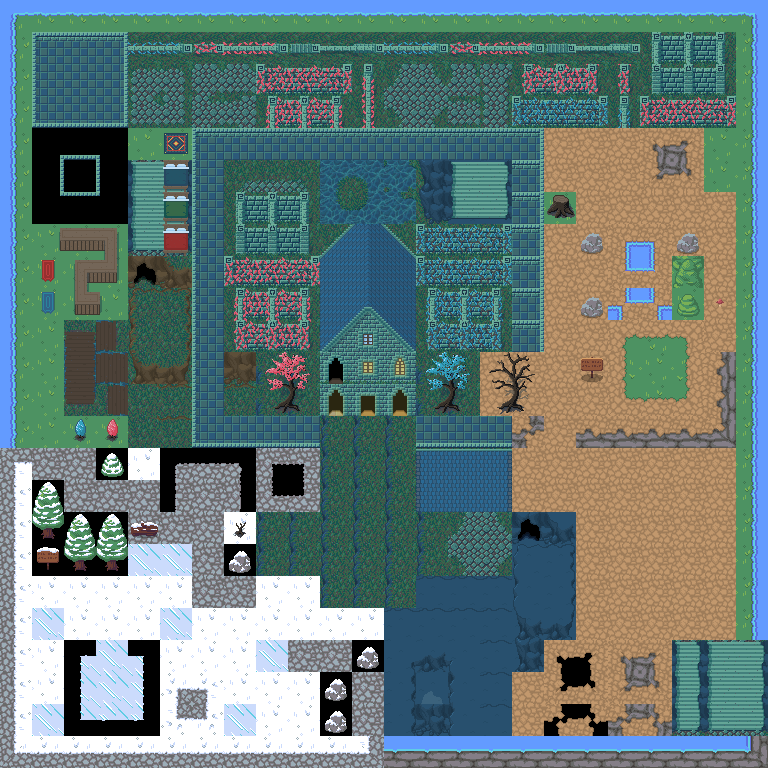

Below is a game level as drawn by its tile map, then a one-line description and the .tmx file that defines it, in full:
An orthogonal 24x24 tile map with 32x32 px tiles, 3 tile layers (Tile Layer 1, Tile Layer 2, Tile Layer 3), 3 tilesets.

<map version="1.5" tiledversion="1.7.2" orientation="orthogonal" renderorder="right-down" width="24" height="24" tilewidth="32" tileheight="32" infinite="0" nextlayerid="5" nextobjectid="1">
 <tileset firstgid="1" source="NatureRPGTileset.tsx" />
 <tileset firstgid="181" source="IceTileset.tsx" />
 <tileset firstgid="361" source="TwilightTownTileset.tsx" />
 <layer id="1" name="Tile Layer 1" width="24" height="24">
  <data encoding="csv">
87,87,87,87,87,87,87,87,87,87,87,87,87,87,87,87,87,87,87,87,87,87,87,87,
87,87,87,87,87,87,87,87,87,87,87,87,87,87,87,87,87,87,87,87,87,87,87,87,
87,87,87,87,87,87,87,87,87,87,87,87,87,87,87,87,87,87,87,87,87,87,87,87,
87,87,87,87,87,87,87,87,87,87,87,87,87,87,87,87,87,87,87,87,0,0,0,0,
0,0,0,0,0,0,0,0,0,0,0,0,0,0,0,87,87,43,43,43,43,43,0,0,
0,0,0,0,0,0,0,0,0,0,0,0,0,0,0,0,87,43,43,43,43,43,0,0,
0,0,0,0,0,0,0,0,0,0,0,0,0,0,0,0,0,87,43,43,43,43,43,43,
0,0,0,0,0,0,0,0,0,0,0,0,0,0,0,0,0,0,87,87,87,43,43,43,
0,0,0,0,0,0,0,0,0,0,0,0,0,0,0,0,0,0,0,0,87,87,43,43,
0,0,0,0,0,0,0,0,0,0,0,0,0,0,0,0,0,0,0,0,0,87,87,87,
0,0,0,0,0,0,0,0,0,0,0,0,0,0,0,0,0,0,0,0,0,0,0,87,
0,0,0,0,0,0,0,0,690,690,690,690,690,690,690,147,147,0,0,0,0,0,0,0,
0,0,0,0,0,0,0,0,690,690,690,690,690,690,690,147,147,0,0,0,0,0,0,0,
0,0,0,0,0,0,0,0,0,0,671,0,0,0,0,0,0,0,0,0,0,0,0,0,
0,0,0,0,0,0,0,0,0,0,671,0,0,0,0,0,0,0,0,0,0,0,0,0,
0,0,0,0,0,0,0,0,0,0,671,0,0,0,0,0,0,0,0,0,0,0,0,0,
0,0,0,0,0,0,0,499,0,0,0,0,0,0,0,0,0,0,0,0,0,0,0,0,
0,0,0,0,0,0,0,0,0,0,0,0,0,0,0,0,0,0,0,0,0,0,0,0,
0,0,0,0,0,0,0,0,0,0,0,0,0,0,0,0,0,0,0,0,0,0,0,0,
0,0,0,0,0,0,0,0,0,0,0,0,0,0,0,0,0,0,0,0,0,0,0,0,
0,0,0,0,0,0,0,0,0,0,0,0,0,0,0,0,0,0,0,0,0,0,0,0,
0,0,0,0,0,0,0,0,0,0,0,0,0,0,0,0,0,0,0,0,0,0,0,0,
0,0,0,0,0,0,0,0,0,0,0,0,0,0,0,0,0,0,0,0,0,0,0,0,
0,0,0,0,0,0,0,0,0,0,0,0,0,0,0,0,0,0,0,0,0,0,0,0
</data>
 </layer>
 <layer id="2" name="Tile Layer 2" width="24" height="24">
  <data encoding="csv">
66,67,67,67,67,67,67,67,67,67,67,67,67,67,67,67,67,67,67,67,67,67,67,68,
86,369,370,371,142,0,142,0,0,0,0,0,0,0,0,0,0,67,67,0,0,0,0,88,
86,389,390,391,0,0,0,142,0,0,0,0,0,0,0,0,0,0,0,0,0,0,0,88,
86,409,410,411,0,0,0,0,142,0,0,0,0,0,0,0,0,0,0,0,142,142,142,88,
86,473,474,475,142,142,369,370,370,370,370,370,370,370,370,370,371,147,0,0,139,140,142,88,
86,493,494,495,717,718,389,361,362,363,561,562,563,726,606,608,371,147,147,147,159,160,142,88,
86,513,514,515,737,738,389,385,386,387,581,582,583,746,626,628,371,500,0,0,0,0,0,88,
86,142,142,142,757,758,389,405,406,407,396,397,398,485,486,487,371,147,147,74,75,0,0,88,
86,142,142,142,641,642,389,425,426,427,416,417,418,485,486,487,371,147,147,94,95,0,0,88,
86,142,142,142,661,662,389,445,446,447,436,437,438,505,506,507,371,147,147,114,115,142,147,88,
86,142,142,142,681,682,389,465,466,467,456,457,458,525,526,527,371,147,147,61,62,63,142,88,
86,142,142,142,701,702,389,724,559,560,570,571,572,519,520,599,600,147,147,81,82,83,142,88,
86,142,142,142,721,722,389,744,579,580,590,591,592,539,540,619,620,147,147,101,102,103,142,88,
86,142,142,142,741,742,409,410,410,410,686,686,686,410,410,410,179,176,177,177,177,177,178,88,
241,327,327,202,322,306,307,308,309,310,686,686,686,516,517,518,92,92,92,92,92,92,92,88,
261,181,327,327,327,326,327,328,329,330,686,686,686,536,537,538,92,92,92,92,92,92,92,88,
261,201,181,181,327,327,327,322,686,686,686,686,686,686,461,462,651,652,92,92,92,92,92,88,
261,183,201,201,222,222,327,203,686,686,686,686,686,686,481,482,671,672,92,92,92,92,92,88,
261,322,322,322,322,322,327,327,322,322,686,686,686,754,754,754,691,692,92,92,92,92,92,88,
261,332,322,322,322,332,322,322,322,322,322,322,754,754,754,754,711,712,92,92,92,92,92,88,
261,322,311,332,313,322,322,322,332,327,327,203,693,694,695,754,731,129,130,139,140,717,718,38,
261,322,331,332,333,244,245,322,322,322,203,327,713,714,715,754,92,149,150,159,160,737,738,38,
261,332,351,352,353,264,265,332,322,322,203,327,733,734,735,754,92,169,170,179,180,757,758,38,
281,282,282,282,282,282,282,282,282,282,282,283,57,57,57,57,57,57,57,57,57,57,57,58
</data>
 </layer>
 <layer id="4" name="Tile Layer 3" width="24" height="24">
  <data encoding="csv">
0,0,0,0,0,0,0,0,0,0,0,0,0,0,0,0,0,0,0,0,0,0,0,0,
0,0,0,0,2684355068,2684355048,2684355028,2684355008,2684354988,2684354968,2684354948,2684354928,2684355068,2684355048,2684355028,2684355008,2684354988,2684354968,2684354948,2684354928,385,386,387,0,
0,0,0,0,421,422,423,424,425,426,427,428,461,462,463,464,465,466,467,468,405,406,407,0,
0,0,0,0,441,442,443,444,445,446,447,448,481,482,483,484,485,486,487,488,425,426,427,0,
0,0,0,0,0,700,0,0,0,0,0,0,0,0,0,0,0,0,0,0,0,0,0,0,
0,0,0,0,717,720,0,0,0,0,0,0,0,0,0,0,0,0,0,0,0,0,0,0,
0,0,0,0,737,740,0,0,0,0,0,0,0,0,0,0,0,0,0,0,0,0,0,0,
0,636,637,638,757,760,0,0,0,0,0,0,0,0,0,0,0,0,23,0,0,23,0,0,
0,656,657,658,0,0,0,0,0,0,0,0,0,0,0,0,0,0,0,0,0,2,147,0,
0,676,677,678,0,0,0,0,0,0,0,0,0,0,0,0,0,0,23,0,0,22,4,0,
0,0,379,380,0,0,0,0,0,0,0,0,0,0,0,0,0,0,0,0,0,0,157,0,
0,0,399,400,0,0,0,0,0,0,0,0,0,0,0,0,0,0,3,0,0,0,158,0,
0,0,419,420,743,744,0,0,0,0,0,0,0,0,0,0,0,0,0,0,0,0,158,0,
0,0,479,480,743,744,0,0,0,0,0,0,0,0,0,0,0,92,0,0,0,0,0,0,
0,0,0,0,0,0,0,0,0,0,0,0,0,0,0,0,0,0,0,0,0,0,0,0,
0,0,0,0,0,0,0,0,0,0,0,0,0,0,0,0,0,0,0,0,0,0,0,0,
0,0,0,0,184,0,0,499,0,0,0,0,0,0,0,0,0,0,0,0,0,0,0,0,
0,0,0,0,0,0,0,0,0,0,0,0,0,0,0,0,0,0,0,0,0,0,0,0,
0,0,0,0,0,0,0,0,0,0,0,0,0,0,0,0,0,0,0,0,0,0,0,0,
0,0,0,0,0,0,0,0,0,0,0,0,0,0,0,0,0,0,0,0,0,0,0,0,
0,0,0,0,0,0,0,0,0,0,0,0,0,0,0,0,0,0,0,0,0,716,717,718,
0,0,0,0,0,0,0,0,0,0,0,0,0,0,0,0,0,0,0,0,0,736,737,738,
0,0,0,0,0,0,0,0,0,0,0,0,0,0,0,0,0,0,0,0,0,756,757,758,
0,0,0,0,0,0,0,0,0,0,0,0,0,0,0,0,0,0,0,0,0,0,0,0
</data>
 </layer>
</map>
